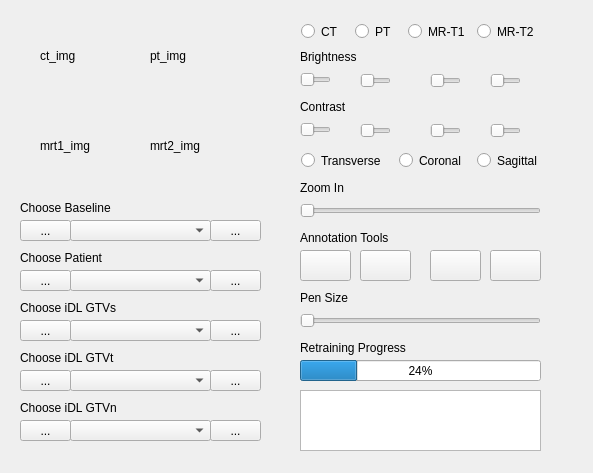
<?xml version="1.0" encoding="UTF-8"?>
<ui version="4.0">
 <class>Core</class>
 <widget class="QMainWindow" name="Core">
  <property name="geometry">
   <rect>
    <x>0</x>
    <y>0</y>
    <width>593</width>
    <height>473</height>
   </rect>
  </property>
  <property name="windowTitle">
   <string>Interactive Learning Tool</string>
  </property>
  <widget class="QWidget" name="_central_widget">
   <widget class="QLabel" name="_img_qlabel_ct">
    <property name="geometry">
     <rect>
      <x>40</x>
      <y>20</y>
      <width>71</width>
      <height>71</height>
     </rect>
    </property>
    <property name="text">
     <string>ct_img</string>
    </property>
   </widget>
   <widget class="QLabel" name="_img_qlabel_pt">
    <property name="geometry">
     <rect>
      <x>150</x>
      <y>20</y>
      <width>71</width>
      <height>71</height>
     </rect>
    </property>
    <property name="text">
     <string>pt_img</string>
    </property>
   </widget>
   <widget class="QLabel" name="_img_qlabel_mrt1">
    <property name="geometry">
     <rect>
      <x>40</x>
      <y>110</y>
      <width>71</width>
      <height>71</height>
     </rect>
    </property>
    <property name="text">
     <string>mrt1_img</string>
    </property>
   </widget>
   <widget class="QLabel" name="_img_qlabel_mrt2">
    <property name="geometry">
     <rect>
      <x>150</x>
      <y>110</y>
      <width>71</width>
      <height>71</height>
     </rect>
    </property>
    <property name="text">
     <string>mrt2_img</string>
    </property>
   </widget>
   <widget class="QLabel" name="_text_label_idl_gtvt">
    <property name="geometry">
     <rect>
      <x>20</x>
      <y>350</y>
      <width>101</width>
      <height>15</height>
     </rect>
    </property>
    <property name="text">
     <string>Choose iDL GTVt</string>
    </property>
   </widget>
   <widget class="QLabel" name="_text_label_patient">
    <property name="geometry">
     <rect>
      <x>20</x>
      <y>250</y>
      <width>91</width>
      <height>15</height>
     </rect>
    </property>
    <property name="text">
     <string>Choose Patient</string>
    </property>
   </widget>
   <widget class="QComboBox" name="_combox_idl_gtvt">
    <property name="geometry">
     <rect>
      <x>70</x>
      <y>370</y>
      <width>141</width>
      <height>21</height>
     </rect>
    </property>
   </widget>
   <widget class="QComboBox" name="_combox_patient">
    <property name="geometry">
     <rect>
      <x>70</x>
      <y>270</y>
      <width>141</width>
      <height>21</height>
     </rect>
    </property>
   </widget>
   <widget class="QSlider" name="_slider_bright_ct">
    <property name="geometry">
     <rect>
      <x>300</x>
      <y>69</y>
      <width>31</width>
      <height>22</height>
     </rect>
    </property>
    <property name="orientation">
     <enum>Qt::Horizontal</enum>
    </property>
   </widget>
   <widget class="QSlider" name="_slider_contrast_ct">
    <property name="geometry">
     <rect>
      <x>300</x>
      <y>119</y>
      <width>31</width>
      <height>22</height>
     </rect>
    </property>
    <property name="orientation">
     <enum>Qt::Horizontal</enum>
    </property>
   </widget>
   <widget class="QLabel" name="_text_label_bright">
    <property name="geometry">
     <rect>
      <x>300</x>
      <y>49</y>
      <width>64</width>
      <height>15</height>
     </rect>
    </property>
    <property name="text">
     <string>Brightness</string>
    </property>
   </widget>
   <widget class="QLabel" name="_text_label_contrast">
    <property name="geometry">
     <rect>
      <x>300</x>
      <y>99</y>
      <width>52</width>
      <height>15</height>
     </rect>
    </property>
    <property name="text">
     <string>Contrast</string>
    </property>
   </widget>
   <widget class="QToolButton" name="_btn_next_idl_gtvn">
    <property name="geometry">
     <rect>
      <x>210</x>
      <y>420</y>
      <width>51</width>
      <height>21</height>
     </rect>
    </property>
    <property name="text">
     <string>...</string>
    </property>
   </widget>
   <widget class="QComboBox" name="_combox_idl_gtvn">
    <property name="geometry">
     <rect>
      <x>70</x>
      <y>420</y>
      <width>141</width>
      <height>21</height>
     </rect>
    </property>
   </widget>
   <widget class="QLabel" name="_text_label_idl_gtvn">
    <property name="geometry">
     <rect>
      <x>20</x>
      <y>400</y>
      <width>104</width>
      <height>15</height>
     </rect>
    </property>
    <property name="text">
     <string>Choose iDL GTVn</string>
    </property>
   </widget>
   <widget class="QToolButton" name="_btn_prev_idl_gtvn">
    <property name="geometry">
     <rect>
      <x>20</x>
      <y>420</y>
      <width>51</width>
      <height>21</height>
     </rect>
    </property>
    <property name="text">
     <string>...</string>
    </property>
   </widget>
   <widget class="QToolButton" name="_btn_prev_idl_gtvt">
    <property name="geometry">
     <rect>
      <x>20</x>
      <y>370</y>
      <width>51</width>
      <height>21</height>
     </rect>
    </property>
    <property name="text">
     <string>...</string>
    </property>
   </widget>
   <widget class="QToolButton" name="_btn_next_idl_gtvt">
    <property name="geometry">
     <rect>
      <x>210</x>
      <y>370</y>
      <width>51</width>
      <height>21</height>
     </rect>
    </property>
    <property name="text">
     <string>...</string>
    </property>
   </widget>
   <widget class="QToolButton" name="_btn_prev_patient">
    <property name="geometry">
     <rect>
      <x>20</x>
      <y>270</y>
      <width>51</width>
      <height>21</height>
     </rect>
    </property>
    <property name="text">
     <string>...</string>
    </property>
   </widget>
   <widget class="QToolButton" name="_btn_next_patient">
    <property name="geometry">
     <rect>
      <x>210</x>
      <y>270</y>
      <width>51</width>
      <height>21</height>
     </rect>
    </property>
    <property name="text">
     <string>...</string>
    </property>
   </widget>
   <widget class="QToolButton" name="_btn_prev_baseline">
    <property name="geometry">
     <rect>
      <x>20</x>
      <y>220</y>
      <width>51</width>
      <height>21</height>
     </rect>
    </property>
    <property name="text">
     <string>...</string>
    </property>
   </widget>
   <widget class="QToolButton" name="_btn_next_baseline">
    <property name="geometry">
     <rect>
      <x>210</x>
      <y>220</y>
      <width>51</width>
      <height>21</height>
     </rect>
    </property>
    <property name="text">
     <string>...</string>
    </property>
   </widget>
   <widget class="QComboBox" name="_combox_baseline">
    <property name="geometry">
     <rect>
      <x>70</x>
      <y>220</y>
      <width>141</width>
      <height>21</height>
     </rect>
    </property>
   </widget>
   <widget class="QLabel" name="_text_label_baseline">
    <property name="geometry">
     <rect>
      <x>20</x>
      <y>200</y>
      <width>99</width>
      <height>15</height>
     </rect>
    </property>
    <property name="text">
     <string>Choose Baseline</string>
    </property>
   </widget>
   <widget class="QProgressBar" name="_progress_bar_idl">
    <property name="geometry">
     <rect>
      <x>300</x>
      <y>360</y>
      <width>241</width>
      <height>21</height>
     </rect>
    </property>
    <property name="value">
     <number>24</number>
    </property>
   </widget>
   <widget class="QLabel" name="_text_label_idl_progress">
    <property name="geometry">
     <rect>
      <x>300</x>
      <y>340</y>
      <width>152</width>
      <height>15</height>
     </rect>
    </property>
    <property name="text">
     <string>Retraining Progress</string>
    </property>
   </widget>
   <widget class="QLabel" name="_text_label_annotation_tools">
    <property name="geometry">
     <rect>
      <x>300</x>
      <y>230</y>
      <width>241</width>
      <height>16</height>
     </rect>
    </property>
    <property name="text">
     <string>Annotation Tools</string>
    </property>
   </widget>
   <widget class="QPushButton" name="_btn_pen">
    <property name="geometry">
     <rect>
      <x>300</x>
      <y>250</y>
      <width>51</width>
      <height>31</height>
     </rect>
    </property>
    <property name="text">
     <string/>
    </property>
    <property name="icon">
     <iconset>
      <normaloff>../../../../../../mnt/faststorage/alan/iDL_3d/icons/icon_pen.png</normaloff>../../../../../../mnt/faststorage/alan/iDL_3d/icons/icon_pen.png</iconset>
    </property>
   </widget>
   <widget class="QPushButton" name="_btn_eraser">
    <property name="geometry">
     <rect>
      <x>360</x>
      <y>250</y>
      <width>51</width>
      <height>31</height>
     </rect>
    </property>
    <property name="text">
     <string/>
    </property>
    <property name="icon">
     <iconset>
      <normaloff>../../../../../../mnt/faststorage/alan/iDL_3d/icons/icon_eraser.png</normaloff>../../../../../../mnt/faststorage/alan/iDL_3d/icons/icon_eraser.png</iconset>
    </property>
   </widget>
   <widget class="QPushButton" name="_btn_clear">
    <property name="geometry">
     <rect>
      <x>430</x>
      <y>250</y>
      <width>51</width>
      <height>31</height>
     </rect>
    </property>
    <property name="text">
     <string/>
    </property>
    <property name="icon">
     <iconset>
      <normaloff>../../../../../../mnt/faststorage/alan/iDL_3d/icons/icon_clear.png</normaloff>../../../../../../mnt/faststorage/alan/iDL_3d/icons/icon_clear.png</iconset>
    </property>
   </widget>
   <widget class="QPushButton" name="_btn_confirm">
    <property name="geometry">
     <rect>
      <x>490</x>
      <y>250</y>
      <width>51</width>
      <height>31</height>
     </rect>
    </property>
    <property name="text">
     <string/>
    </property>
    <property name="icon">
     <iconset>
      <normaloff>../../../../../../mnt/faststorage/alan/iDL_3d/icons/icon_confirm.png</normaloff>../../../../../../mnt/faststorage/alan/iDL_3d/icons/icon_confirm.png</iconset>
    </property>
   </widget>
   <widget class="QTextEdit" name="_text_box_annotation_msg">
    <property name="geometry">
     <rect>
      <x>300</x>
      <y>390</y>
      <width>241</width>
      <height>61</height>
     </rect>
    </property>
   </widget>
   <widget class="QRadioButton" name="_radio_btn_transverse">
    <property name="geometry">
     <rect>
      <x>301</x>
      <y>150</y>
      <width>92</width>
      <height>21</height>
     </rect>
    </property>
    <property name="text">
     <string>Transverse</string>
    </property>
   </widget>
   <widget class="QRadioButton" name="_radio_btn_coronal">
    <property name="geometry">
     <rect>
      <x>399</x>
      <y>150</y>
      <width>72</width>
      <height>21</height>
     </rect>
    </property>
    <property name="text">
     <string>Coronal</string>
    </property>
   </widget>
   <widget class="QRadioButton" name="_radio_btn_sagittal">
    <property name="geometry">
     <rect>
      <x>477</x>
      <y>150</y>
      <width>71</width>
      <height>21</height>
     </rect>
    </property>
    <property name="text">
     <string>Sagittal</string>
    </property>
   </widget>
   <widget class="QRadioButton" name="_radio_btn_ct">
    <property name="geometry">
     <rect>
      <x>301</x>
      <y>21</y>
      <width>42</width>
      <height>21</height>
     </rect>
    </property>
    <property name="text">
     <string>CT</string>
    </property>
   </widget>
   <widget class="QRadioButton" name="_radio_btn_pt">
    <property name="geometry">
     <rect>
      <x>355</x>
      <y>21</y>
      <width>41</width>
      <height>21</height>
     </rect>
    </property>
    <property name="text">
     <string>PT</string>
    </property>
   </widget>
   <widget class="QRadioButton" name="_radio_btn_mrt1">
    <property name="geometry">
     <rect>
      <x>408</x>
      <y>21</y>
      <width>63</width>
      <height>21</height>
     </rect>
    </property>
    <property name="text">
     <string>MR-T1</string>
    </property>
   </widget>
   <widget class="QRadioButton" name="_radio_btn_mrt2">
    <property name="geometry">
     <rect>
      <x>477</x>
      <y>21</y>
      <width>63</width>
      <height>21</height>
     </rect>
    </property>
    <property name="text">
     <string>MR-T2</string>
    </property>
   </widget>
   <widget class="QSlider" name="_slider_zoom">
    <property name="geometry">
     <rect>
      <x>300</x>
      <y>200</y>
      <width>241</width>
      <height>22</height>
     </rect>
    </property>
    <property name="orientation">
     <enum>Qt::Horizontal</enum>
    </property>
   </widget>
   <widget class="QLabel" name="_text_label_zoom">
    <property name="geometry">
     <rect>
      <x>300</x>
      <y>180</y>
      <width>52</width>
      <height>15</height>
     </rect>
    </property>
    <property name="text">
     <string>Zoom In</string>
    </property>
   </widget>
   <widget class="QToolButton" name="_btn_next_idl_gtvs">
    <property name="geometry">
     <rect>
      <x>210</x>
      <y>320</y>
      <width>51</width>
      <height>21</height>
     </rect>
    </property>
    <property name="text">
     <string>...</string>
    </property>
   </widget>
   <widget class="QComboBox" name="_combox_idl_gtvs">
    <property name="geometry">
     <rect>
      <x>70</x>
      <y>320</y>
      <width>141</width>
      <height>21</height>
     </rect>
    </property>
   </widget>
   <widget class="QToolButton" name="_btn_prev_idl_gtvs">
    <property name="geometry">
     <rect>
      <x>20</x>
      <y>320</y>
      <width>51</width>
      <height>21</height>
     </rect>
    </property>
    <property name="text">
     <string>...</string>
    </property>
   </widget>
   <widget class="QLabel" name="_text_label_idl_gtvs">
    <property name="geometry">
     <rect>
      <x>20</x>
      <y>300</y>
      <width>103</width>
      <height>15</height>
     </rect>
    </property>
    <property name="text">
     <string>Choose iDL GTVs</string>
    </property>
   </widget>
   <widget class="QSlider" name="_slider_bright_pt">
    <property name="geometry">
     <rect>
      <x>360</x>
      <y>70</y>
      <width>31</width>
      <height>22</height>
     </rect>
    </property>
    <property name="orientation">
     <enum>Qt::Horizontal</enum>
    </property>
   </widget>
   <widget class="QSlider" name="_slider_bright_mrt1">
    <property name="geometry">
     <rect>
      <x>430</x>
      <y>70</y>
      <width>31</width>
      <height>22</height>
     </rect>
    </property>
    <property name="orientation">
     <enum>Qt::Horizontal</enum>
    </property>
   </widget>
   <widget class="QSlider" name="_slider_bright_mrt2">
    <property name="geometry">
     <rect>
      <x>490</x>
      <y>70</y>
      <width>31</width>
      <height>22</height>
     </rect>
    </property>
    <property name="orientation">
     <enum>Qt::Horizontal</enum>
    </property>
   </widget>
   <widget class="QSlider" name="_slider_contrast_pt">
    <property name="geometry">
     <rect>
      <x>360</x>
      <y>120</y>
      <width>31</width>
      <height>22</height>
     </rect>
    </property>
    <property name="orientation">
     <enum>Qt::Horizontal</enum>
    </property>
   </widget>
   <widget class="QSlider" name="_slider_contrast_mrt1">
    <property name="geometry">
     <rect>
      <x>430</x>
      <y>120</y>
      <width>31</width>
      <height>22</height>
     </rect>
    </property>
    <property name="orientation">
     <enum>Qt::Horizontal</enum>
    </property>
   </widget>
   <widget class="QSlider" name="_slider_contrast_mrt2">
    <property name="geometry">
     <rect>
      <x>490</x>
      <y>120</y>
      <width>31</width>
      <height>22</height>
     </rect>
    </property>
    <property name="orientation">
     <enum>Qt::Horizontal</enum>
    </property>
   </widget>
   <widget class="QSlider" name="_slider_pen_size">
    <property name="geometry">
     <rect>
      <x>300</x>
      <y>310</y>
      <width>241</width>
      <height>22</height>
     </rect>
    </property>
    <property name="orientation">
     <enum>Qt::Horizontal</enum>
    </property>
   </widget>
   <widget class="QLabel" name="_text_label_pen_size">
    <property name="geometry">
     <rect>
      <x>300</x>
      <y>290</y>
      <width>52</width>
      <height>15</height>
     </rect>
    </property>
    <property name="text">
     <string>Pen Size</string>
    </property>
   </widget>
  </widget>
 </widget>
 <resources/>
 <connections/>
</ui>
